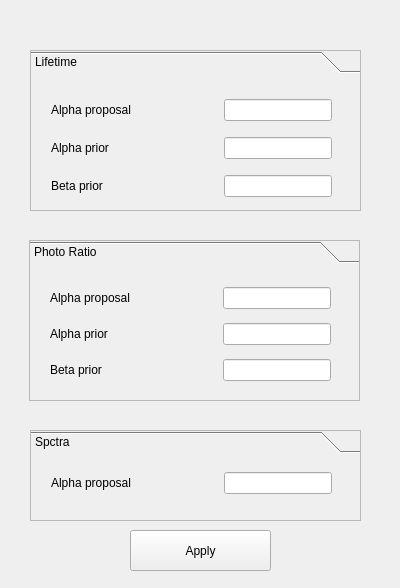
<?xml version="1.0" encoding="UTF-8"?>
<ui version="4.0">
 <class>Form</class>
 <widget class="QWidget" name="Form">
  <property name="geometry">
   <rect>
    <x>0</x>
    <y>0</y>
    <width>400</width>
    <height>588</height>
   </rect>
  </property>
  <property name="windowTitle">
   <string>Form</string>
  </property>
  <widget class="QToolBox" name="toolBox">
   <property name="geometry">
    <rect>
     <x>30</x>
     <y>50</y>
     <width>331</width>
     <height>161</height>
    </rect>
   </property>
   <property name="frameShape">
    <enum>QFrame::StyledPanel</enum>
   </property>
   <property name="frameShadow">
    <enum>QFrame::Plain</enum>
   </property>
   <widget class="QWidget" name="toolBoxPage1">
    <property name="geometry">
     <rect>
      <x>0</x>
      <y>0</y>
      <width>329</width>
      <height>131</height>
     </rect>
    </property>
    <attribute name="label">
     <string>Lifetime</string>
    </attribute>
    <widget class="QWidget" name="layoutWidget">
     <property name="geometry">
      <rect>
       <x>20</x>
       <y>10</y>
       <width>281</width>
       <height>118</height>
      </rect>
     </property>
     <layout class="QGridLayout" name="gridLayout">
      <item row="0" column="2">
       <widget class="QLineEdit" name="alpha_prop_life"/>
      </item>
      <item row="1" column="2">
       <widget class="QLineEdit" name="alpha_prior_life"/>
      </item>
      <item row="2" column="0">
       <widget class="QLabel" name="label_3">
        <property name="text">
         <string>Beta prior</string>
        </property>
       </widget>
      </item>
      <item row="0" column="0">
       <widget class="QLabel" name="label_2">
        <property name="text">
         <string>Alpha proposal</string>
        </property>
       </widget>
      </item>
      <item row="2" column="2">
       <widget class="QLineEdit" name="beta_prior_life"/>
      </item>
      <item row="1" column="0">
       <widget class="QLabel" name="label">
        <property name="text">
         <string>Alpha prior</string>
        </property>
       </widget>
      </item>
      <item row="1" column="1">
       <spacer name="horizontalSpacer">
        <property name="orientation">
         <enum>Qt::Horizontal</enum>
        </property>
        <property name="sizeHint" stdset="0">
         <size>
          <width>40</width>
          <height>20</height>
         </size>
        </property>
       </spacer>
      </item>
     </layout>
    </widget>
   </widget>
  </widget>
  <widget class="QToolBox" name="toolBox_2">
   <property name="geometry">
    <rect>
     <x>29</x>
     <y>240</y>
     <width>331</width>
     <height>161</height>
    </rect>
   </property>
   <property name="frameShape">
    <enum>QFrame::StyledPanel</enum>
   </property>
   <widget class="QWidget" name="toolBox_2Page1">
    <property name="geometry">
     <rect>
      <x>0</x>
      <y>0</y>
      <width>329</width>
      <height>131</height>
     </rect>
    </property>
    <attribute name="label">
     <string>Photo Ratio</string>
    </attribute>
    <widget class="QWidget" name="layoutWidget">
     <property name="geometry">
      <rect>
       <x>20</x>
       <y>10</y>
       <width>281</width>
       <height>111</height>
      </rect>
     </property>
     <layout class="QGridLayout" name="gridLayout_2">
      <item row="2" column="2">
       <widget class="QLineEdit" name="beta_prior_int"/>
      </item>
      <item row="1" column="0">
       <widget class="QLabel" name="label_4">
        <property name="text">
         <string>Alpha prior</string>
        </property>
       </widget>
      </item>
      <item row="2" column="0">
       <widget class="QLabel" name="label_7">
        <property name="text">
         <string>Beta prior</string>
        </property>
       </widget>
      </item>
      <item row="1" column="2">
       <widget class="QLineEdit" name="alpha_prior_int"/>
      </item>
      <item row="0" column="0">
       <widget class="QLabel" name="label_6">
        <property name="text">
         <string>Alpha proposal</string>
        </property>
       </widget>
      </item>
      <item row="0" column="2">
       <widget class="QLineEdit" name="alpha_prop_int"/>
      </item>
      <item row="1" column="1">
       <spacer name="horizontalSpacer_2">
        <property name="orientation">
         <enum>Qt::Horizontal</enum>
        </property>
        <property name="sizeHint" stdset="0">
         <size>
          <width>40</width>
          <height>20</height>
         </size>
        </property>
       </spacer>
      </item>
     </layout>
    </widget>
   </widget>
  </widget>
  <widget class="QToolBox" name="toolBox_3">
   <property name="geometry">
    <rect>
     <x>30</x>
     <y>430</y>
     <width>331</width>
     <height>91</height>
    </rect>
   </property>
   <property name="frameShape">
    <enum>QFrame::StyledPanel</enum>
   </property>
   <property name="frameShadow">
    <enum>QFrame::Plain</enum>
   </property>
   <widget class="QWidget" name="toolBox_3Page1">
    <property name="geometry">
     <rect>
      <x>0</x>
      <y>0</y>
      <width>329</width>
      <height>61</height>
     </rect>
    </property>
    <attribute name="label">
     <string>Spctra</string>
    </attribute>
    <widget class="QWidget" name="layoutWidget">
     <property name="geometry">
      <rect>
       <x>20</x>
       <y>10</y>
       <width>281</width>
       <height>28</height>
      </rect>
     </property>
     <layout class="QGridLayout" name="gridLayout_3">
      <item row="0" column="2">
       <widget class="QLineEdit" name="alpha_prop_pi"/>
      </item>
      <item row="0" column="0">
       <widget class="QLabel" name="label_5">
        <property name="text">
         <string>Alpha proposal</string>
        </property>
       </widget>
      </item>
      <item row="0" column="1">
       <spacer name="horizontalSpacer_3">
        <property name="orientation">
         <enum>Qt::Horizontal</enum>
        </property>
        <property name="sizeHint" stdset="0">
         <size>
          <width>40</width>
          <height>20</height>
         </size>
        </property>
       </spacer>
      </item>
     </layout>
    </widget>
   </widget>
  </widget>
  <widget class="QPushButton" name="apply_button">
   <property name="geometry">
    <rect>
     <x>130</x>
     <y>530</y>
     <width>141</width>
     <height>41</height>
    </rect>
   </property>
   <property name="text">
    <string>Apply</string>
   </property>
  </widget>
 </widget>
 <resources/>
 <connections/>
</ui>
